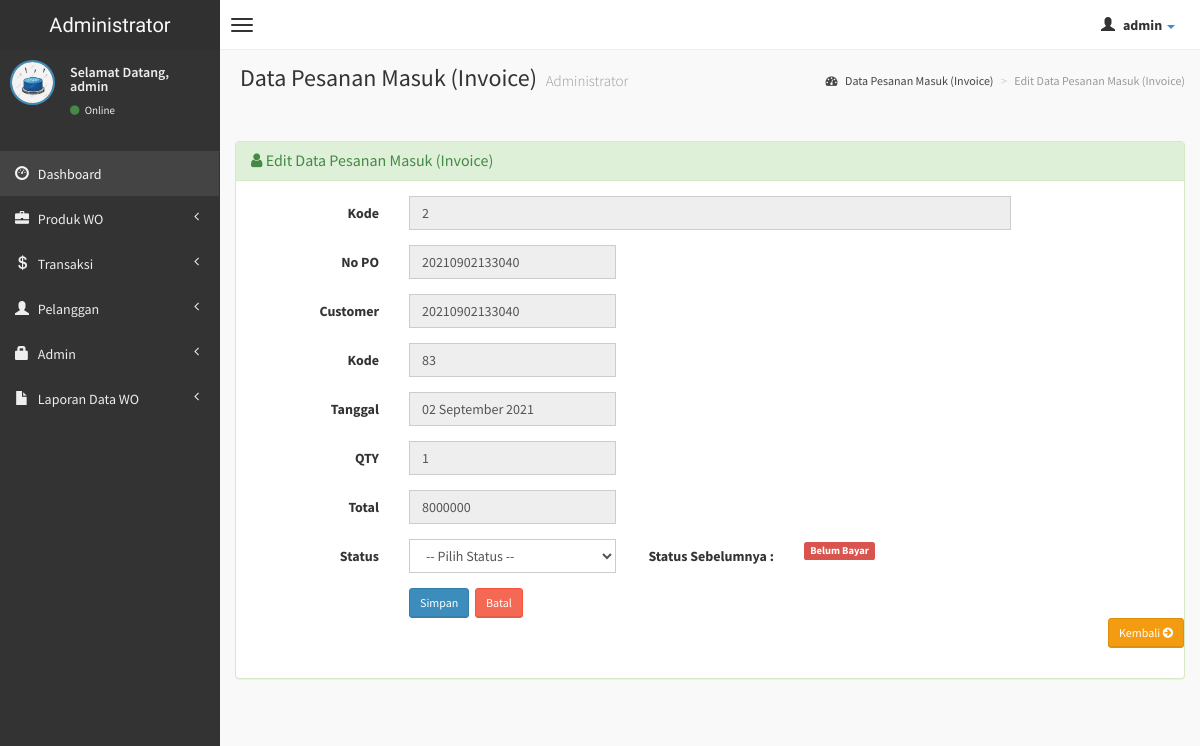
Page /admin/edit-po-terima.php?hal=edit&kode=2 (signed in) on the committed database.
### tables this page shows
CREATE TABLE `po_terima` (
  `id` int(10) NOT NULL,
  `nopo` varchar(20) NOT NULL,
  `kd_cus` varchar(20) NOT NULL,
  `kode` int(4) NOT NULL,
  `nama` varchar(30) NOT NULL,
  `tanggal` date NOT NULL,
  `qty` int(8) NOT NULL,
  `total` int(8) NOT NULL,
  `status_pelayanan` enum('Belum Bayar','Batal','Proses','Selesai') NOT NULL
);

### admin/lib.php (called while the page is built)
<?php
function convertDateTimeDBtoIndo($string){
    $bulanIndo = ['', 'Januari', 'Februari', 'Maret', 'April', 'Mei', 'Juni', 'Juli', 'Agustus', 'September' , 'Oktober', 'November', 'Desember'];
    $date = explode(" ", $string)[0];
    $time = explode(" ", $string)[1];
    $tanggal = explode("-", $date)[2];
    $bulan = explode("-", $date)[1];
    $tahun = explode("-", $date)[0];
    return $tanggal . " " . $bulanIndo[abs($bulan)] . " " . $tahun . " " . $time;
}
?>

### admin/edit-po-terima.php (the view, shortened to what this page needs)
<?php
if (empty($_SESSION['username'])){
	header('location:../index.php');
} else {
?>
<?php
include('lib.php');
?>
<!DOCTYPE html>
<html>
    <head>
        <link href="../dist/css/bootstrap.css" rel="stylesheet" type="text/css" />
        <link href="//cdnjs.cloudflare.com/ajax/libs/font-awesome/4.1.0/css/font-awesome.min.css" rel="stylesheet" type="text/css" />
        <link href="//code.ionicframework.com/ionicons/1.5.2/css/ionicons.min.css" rel="stylesheet" type="text/css" />
        <link href="../css/morris/morris.css" rel="stylesheet" type="text/css" />
        <link href="../css/jvectormap/jquery-jvectormap-1.2.2.css" rel="stylesheet" type="text/css" />
        <link href="../css/datepicker/datepicker3.css" rel="stylesheet" type="text/css" />
        <link href="../css/daterangepicker/daterangepicker-bs3.css" rel="stylesheet" type="text/css" />
        <link href="../css/bootstrap-wysihtml5/bootstrap3-wysihtml5.min.css" rel="stylesheet" type="text/css" />
        <link href="../css/AdminLTE.css" rel="stylesheet" type="text/css" />
        <link rel="stylesheet" href="datatables/dataTables.bootstrap.css"/>
    </head>
    <body class="skin-black">
        <header class="header">
            <a href="index.php" class="logo">
                Administrator
            </a>
            <nav class="navbar navbar-static-top" role="navigation">
                <a href="#" class="navbar-btn sidebar-toggle" data-toggle="offcanvas" role="button">
                    <span class="icon-bar"></span>
                    <span class="icon-bar"></span>
                    <span class="icon-bar"></span>
                </a>
                <div class="navbar-right">
                    <ul class="nav navbar-nav">
                        <li class="dropdown user user-menu">
                            <a href="#" class="dropdown-toggle" data-toggle="dropdown">
                                <i class="glyphicon glyphicon-user"></i>
                                <span><?php echo $_SESSION['fullname']; ?> <i class="caret"></i></span>
                            </a>
								<?php } ?>
                        </li>
                    </ul>
                </div>
            </nav>
        </header>
        <div class="wrapper row-offcanvas row-offcanvas-left">
            <aside class="left-side sidebar-offcanvas">
                <section class="sidebar">
                    <div class="user-panel">
                        <div class="pull-left image">
                            <img src="<?php echo $_SESSION['gambar']; ?>" class="img-circle" alt="User Image" style="border: 2px solid #3C8DBC;" />
                        </div>
                        <div class="pull-left info">
                            <p>Selamat Datang,<br /><?php echo $_SESSION['fullname']; ?></p>
                            <a href="#"><i class="fa fa-circle text-success"></i> Online</a>
                        </div>
                    </div>
                    <?php include "menu.php"; ?>
                </section>
            </aside>
            <aside class="right-side">
                <section class="content-header">
                    <h1>
                        Data Pesanan Masuk (Invoice)
                        <small>Administrator</small>
                    </h1>
                    <ol class="breadcrumb">
                        <li><a href="#"><i class="fa fa-dashboard"></i> Data Pesanan Masuk (Invoice)</a></li>
                        <li class="active">Edit Data Pesanan Masuk (Invoice)</li>
                    </ol>
                </section>
                <section class="content">
                <?php
            $kd = $_GET['kode'];
			$sql = mysqli_query($koneksi, "SELECT * FROM po_terima WHERE id='$kd'");
			if(mysqli_num_rows($sql) == 0){
				header("Location: po-terima.php");
			}else{
				$row = mysqli_fetch_assoc($sql);
			}
			?>
                    <br />
                    <div class="row">
                        <div class="col-lg-12">
                        <div class="panel panel-success">
                        <div class="panel-heading">
                        <h3 class="panel-title"><i class="fa fa-user"></i> Edit Data Pesanan Masuk (Invoice)</h3>
                        </div>
                        <div class="panel-body">
                  <div class="form-panel">
                      <form class="form-horizontal style-form" action="update-po-terima.php" method="post" enctype="multipart/form-data" name="form1" id="form1">
                          <div class="form-group">
                              <label class="col-sm-2 col-sm-2 control-label">Kode</label>
                              <div class="col-sm-8">
                                  <input name="id" type="text" id="id" value="<?php echo $row['id']; ?>" class="form-control" autocomplete="off" placeholder="Auto Number Tidak perlu di isi" readonly="readonly"/>
                              </div>
                          </div>
                          <div class="form-group">
                              <label class="col-sm-2 col-sm-2 control-label">No PO</label>
                              <div class="col-sm-3">
                            <input name="nopo" type="text" id="nopo" value="<?php echo $row['nopo']; ?>" class="form-control" autocomplete="off" readonly="readonly" />
                            </div>
                          </div>
                          <div class="form-group">
                              <label class="col-sm-2 col-sm-2 control-label">Customer</label>
                              <div class="col-sm-3">
                            <input name="kd_cus" type="text" id="kd_cus" value="<?php echo $row['kd_cus']; ?>" class="form-control" autocomplete="off" readonly="readonly" />
                            </div>
                          </div>
                          <div class="form-group">
                              <label class="col-sm-2 col-sm-2 control-label">Kode</label>
                              <div class="col-sm-3">
                            <input name="kode" type="text" id="kode" value="<?php echo $row['kode']; ?>" class="form-control" autocomplete="off" readonly="readonly" />
                            </div>
                          </div>
                          <div class="form-group">
                              <label class="col-sm-2 col-sm-2 control-label">Tanggal</label>
                              <div class="col-sm-3">
                            <input name="tanggal" type="text" id="tanggal" value="<?php echo convertDateTimeDBtoIndo($row['tanggal']); ?>" class="form-control" autocomplete="off" readonly="readonly" />
                            </div>
                          </div>
                          <div class="form-group">
                              <label class="col-sm-2 col-sm-2 control-label">QTY</label>
                              <div class="col-sm-3">
                            <input type="text" class="form-control" id="qty" name="qty" value="<?php echo $row['qty']; ?>" readonly="readonly" />
                            </div>
                          </div>
                          <div class="form-group">
                              <label class="col-sm-2 col-sm-2 control-label">Total</label>
                              <div class="col-sm-3">
                            <input type="text" class="form-control" id="total" name="total" value="<?php echo $row['total']; ?>" readonly="readonly" />
                            </div>
                          </div>
						  <div class="form-group">
								<label class="col-sm-2 col-sm-2 control-label">Status</label>
									<div class="col-sm-3">
										<select id="status_pelayanan" name="status_pelayanan" class="form-control" required>
											<option> -- Pilih Status --</option>
										</select>
									</div>
									<label class="col-sm-2 col-sm-2 control-label">Status Sebelumnya : </label>
                            <div class="col-sm-3">
                            <?php
                            if($row['status_pelayanan'] == 'Selesai'){
								echo '<span class="label label-success">Selesai</span>';
							}
                            else if ($row['status_pelayanan'] == 'Proses' ){
								echo '<span class="label label-warning">Proses</span>';
							}
							else if ($row['status_pelayanan'] == 'Batal' ){
								echo '<span class="label label-danger">Batal</span>';
							}
							else if ($row['status_pelayanan'] == 'Belum Bayar' ){
								echo '<span class="label label-danger">Belum Bayar</span>';
							}
							?>
                            </div>
                              </div>
                          <div class="form-group">
                              <label class="col-sm-2 col-sm-2 control-label"></label>
                              <div class="col-sm-10">
                                  <input type="submit" name="update" value="Simpan" class="btn btn-sm btn-primary" />&nbsp;
	                              <a href="po-terima.php" class="btn btn-sm btn-danger">Batal </a>
                              </div>
							    <div class="text-right">
								<a href="po-terima.php" class="btn btn-sm btn-warning"> Kembali <i class="fa fa-arrow-circle-right"></i></a>
								</div>
                          </div>
                      </form>
                  </div>
                  </div>
                  </div>
          		</div>
                    </div>
                </section>
            </aside>
        </div>
    </body>
</html>

### rows in the picture
po_terima: id "2", nopo "20210902133040", kd_cus "20210902133040", kode "83", tanggal "02 September 2021", qty "1", total "8000000"

### other values in the picture
$_SESSION['fullname'] "admin"
